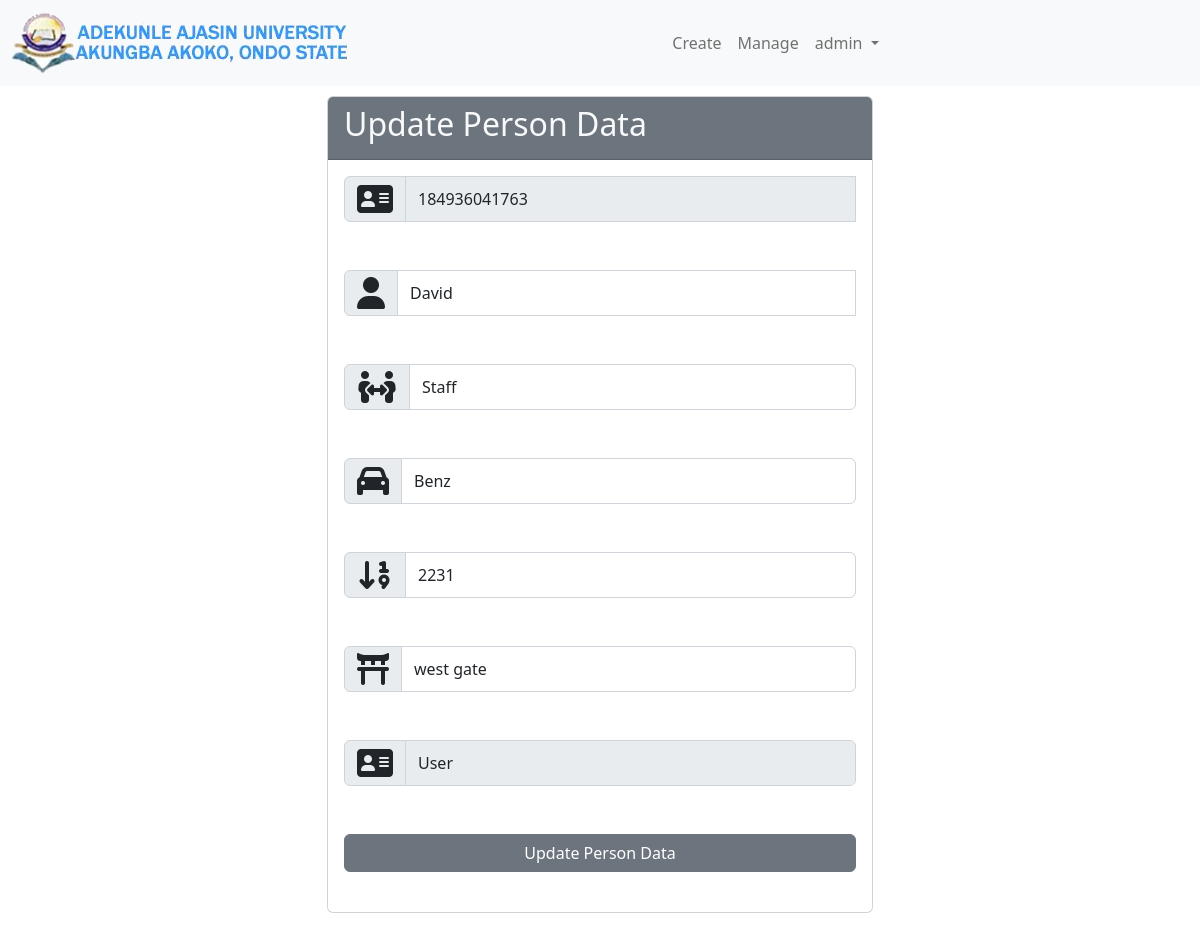
Screenshot of /edit_person/184936041763 (signed in) with the database file from the repository.
### core/models.py (models this page shows, shortened)
class CustomUser(AbstractUser):
    user_type_data = (
        (1, "Admin"),
        (2, "Employee"),
    )
    user_type = models.CharField(default = 1, choices=user_type_data, max_length = 10)

class Person(models.Model):
    person_id = models.CharField(max_length=15, blank=False, unique=True)
    categories = (
        ("Staff", "Staff"),
        ("Student", "Student"),
        ("New visitor", "New visitor"),
    )
    type = models.CharField(choices=categories, max_length=30)
    full_name = models.CharField(max_length=50)
    car_model_name = models.CharField(max_length = 100, blank=False)
    car_number = models.CharField(max_length = 100, unique=True, blank=False)
    registered_by = models.ForeignKey(Employee, on_delete=models.PROTECT, related_name="registeremployee")
    gate_id = models.ForeignKey(Gate, on_delete=models.PROTECT, related_name = "person_gate")
    created_at = models.DateTimeField(auto_now_add = True)
    updated_at = models.DateTimeField(auto_now = True)
    class Meta:
        ordering = ["-created_at"]

class Gate(models.Model):
    gate_name = models.CharField(max_length=20)
    gate_unique_id = models.CharField(max_length=40, unique=True)
    created_at = models.DateTimeField(auto_now_add = True)
    updated_at = models.DateTimeField(auto_now = True)

### core/employee_views.py (the view)
# urls.py: path('edit_person/<person_id>', edit_person, name = "edit_person"),
@login_required
def edit_person(request, person_id):
    person = Person.objects.filter(person_id = person_id).first()
    gates = Gate.objects.all()
    employees = Employee.objects.all()
    choices = ["Student", "Staff", "New visitor"]
    context = {"person":person, "choices":choices, "gates":gates, "employees":employees}
    return render(request, "core/edit_person.html", context)

### templates/core/edit_person.html (shortened to what this page needs)
{% extends 'core/base.html' %}
{% block content %}
<div class = "container mt-5 mb-5">
    <div class = "row">
        <div class = "col-lg-3 col-md-3 col-sm-0"></div>
        <div class = "col-lg-6 col-md-6 col-sm-12">
            <div class="card mt-5 mb-5">
                <div class="card-header bg-secondary">
                    <h2 class = "card-title text-light">Update Person Data<h2>
                </div>
                <div class="card-body">
                    <form class = "form" method="POST" action="{% url 'edit_person_save' %}"> {% csrf_token %}
                        <div class="input-group mb-5">
                            <span class="input-group-text" id="basic-addon1"><i class="fa-solid fa-address-card fa-2x"></i></span>
                            <input type="text" class="form-control" disabled aria-describedby="basic-addon1" value="{{person.person_id}}">
                        </div>
                        <div class="input-group mb-5">
                            <span class="input-group-text" id="basic-addon1"><i class="fa-solid fa-user fa-2x"></i></span>
                            <input type="text" name="name" class="form-control" required placeholder="Full Name" aria-label="name" aria-describedby="basic-addon1" value="{{person.full_name}}">
                        </div>
                        <div class="input-group mb-5">
                            <span class="input-group-text" id="basic-addon2"><i class="fa-solid fa-people-arrows-left-right fa-2x"></i></span>
                            <select class = "form-control" name="type" required>
                            {% for choice in choices %}
                                <option {% if person.type == choice %} selected {% endif %}> {{choice}} </option>
                            {% endfor %}
                            </select>
                        </div>
                        <div class="input-group mb-5">
                            <span class="input-group-text" id="basic-addon1"><i class="fa-solid fa-car fa-2x"></i></span>
                            <input type="text" name="car_model_name" class="form-control" required placeholder="Car Model Name" value="{{person.car_model_name}}" aria-label="car_model_name" aria-describedby="basic-addon1">
                        </div>
                        <div class="input-group mb-5">
                            <span id="car_number_id" class="input-group-text" id="basic-addon1"><i class="fa-solid fa-arrow-down-1-9 fa-2x"></i></span>
                            <input type="text" name="car_number" id="car_number" class="form-control" required placeholder="Car Number" value="{{person.car_number}}" aria-label="car_number" aria-describedby="basic-addon1">
                        </div>
                        <div class="input-group mb-5">
                            <span class="input-group-text" id="basic-addon2"><i class="fa-solid fa-torii-gate fa-2x"></i></span>
                            <select class = "form-control" name="gate" required>
                            {% for gate in gates %}
                                <option value="{{gate.id}}" {% if person.gate_id.id == gate.id %} selected {% endif %}> {{gate.gate_name}}</option>
                            {% endfor %}
                            </select>
                        </div>
                        <div class="input-group mb-5">
                            <span class="input-group-text" id="basic-addon2"><i class="fa-solid fa-address-card fa-2x"></i></span>
                            <select class = "form-control" name="employee" disabled>
                            {% for employee in employees %}
                                <option {% if person.registered_by == employee.id %} selected {% endif %}>{{employee.user_id.username}}</option>
                            {% endfor %}
                            </select>
                        </div>
                        <div class="input-group mb-4">
                            <button type="submit" style="width:100%" role="submit" class="btn btn-secondary btn-md">Update Person Data</button>
                        </div>
                    </form>
                </div>
            </div>
        </div>
    </div>
</div>
{% endblock %}

### templates/core/navbar.html (shortened to what this page needs)
{% load static %}
<header>
<nav class="navbar navbar-expand-lg bg-light fixed-top navbar-light">
  <div class="container-fluid">
    <a class="navbar-brand" href="{% url 'employee_dashboard' %}"><img src="{% static 'aaualogo.png' %}" alt=""></a>
    <div class="collapse navbar-collapse" id="navbarSupportedContent">
        <ul class = "navbar-nav me-auto">
        {% if request.user.is_authenticated %}
            <li class="nav-item">
                <a class="nav-link" aria-current="page" href="{% url 'create_public' %}">Create</a>
            </li>
            <li class="nav-item">
                <a class="nav-link" href="{% url 'manage_persons' %}">Manage</a>
            </li>
            <li class="nav-item dropdown">
                <a class="nav-link dropdown-toggle" href="#" id="navbarDropdown" role="button" data-bs-toggle="dropdown" aria-expanded="false">
                    {{request.user.username}}
                </a>
            </li>
        {% else %}
            <li class="nav-item">
                <a class="nav-link" aria-current="page" href="{% url 'login_page' %}">Login</a>
            </li>
        {% endif %}
        </ul>
    </div>
  </div>
</nav>
</header>

### rows the page displays
CustomUser: user.username "admin"
Person: person_id "184936041763", name "David", type "Staff", car_model_name "Benz", car_number "2231", gate "west gate"

### other values shown
form field employee "User"
